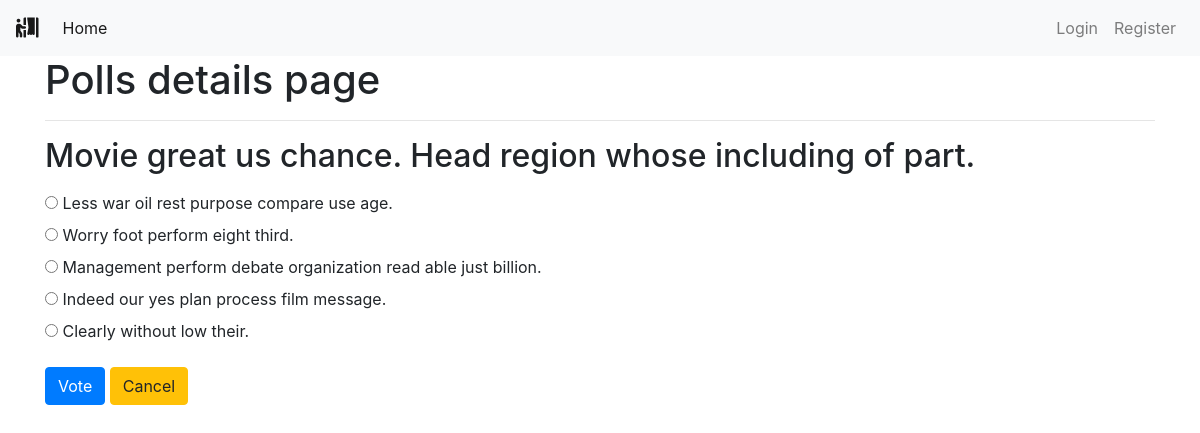
The app's page /polls/2/ with its own data.
### polls/models.py (models this page shows, shortened)
class Poll(models.Model):
    owner = models.ForeignKey(User, on_delete=models.CASCADE)
    text = models.TextField()
    pub_date = models.DateTimeField(default=timezone.now)
    active = models.BooleanField(default=True)
    def __str__(self):
        return self.text

class Choice(models.Model):
    poll = models.ForeignKey(Poll, on_delete=models.CASCADE)
    choice_text = models.CharField(max_length=255)

### polls/views.py (the view)
# urls.py: path('<int:poll_id>/', views.poll_detail, name='detail'),
def poll_detail(request, poll_id):
    poll = get_object_or_404(Poll, id=poll_id)
    if not poll.active:
        return render(request, 'polls/poll_result.html', {'poll': poll})
    loop_count = poll.choice_set.count()
    context = {
        'poll': poll,
        'loop_time': range(0, loop_count),
    }
    return render(request, 'polls/poll_detail.html', context)

### polls/templates/polls/poll_detail.html (shortened to what this page needs)
{% extends 'base.html' %}
{% block content %}
<div class="container">
    <h1>Polls details page</h1>
    <hr>
    <h2 class="mt-3 mb-3">{{ poll }}</h2>
    <form action="{% url 'polls:vote' poll.id %}" method="POST">
        {% for choice in poll.choice_set.all %}
        <input type="radio" name="choice" id="choice{{ forloop.counter }}" value="{{ choice.id }}">
        <label for="choice{{ forloop.counter }}">{{ choice.choice_text }}</label>
        <br>
        {% endfor %}
        <input type="submit" value="Vote" class="btn btn-primary mt-3">
        <a class="btn btn-warning mt-3" href="{% url 'polls:list' %}" role="button">Cancel</a>
    </form>
</div>
{% endblock content %}

### records on screen
Poll: text "Movie great us chance. Head region whose including of part."
Choice: choice_text "Less war oil rest purpose compare use age."
Choice: choice_text "Worry foot perform eight third."
Choice: choice_text "Management perform debate organization read able just billion."
Choice: choice_text "Indeed our yes plan process film message."
Choice: choice_text "Clearly without low their."
